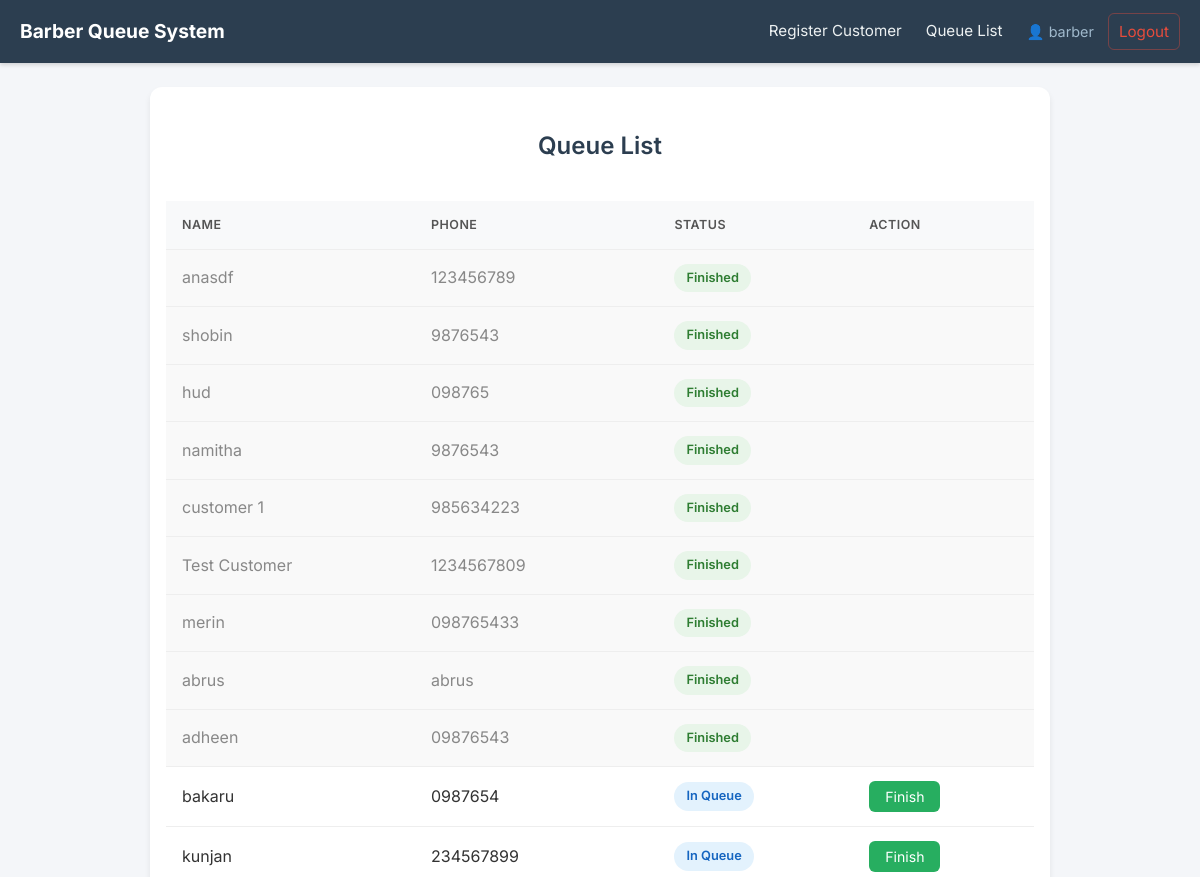
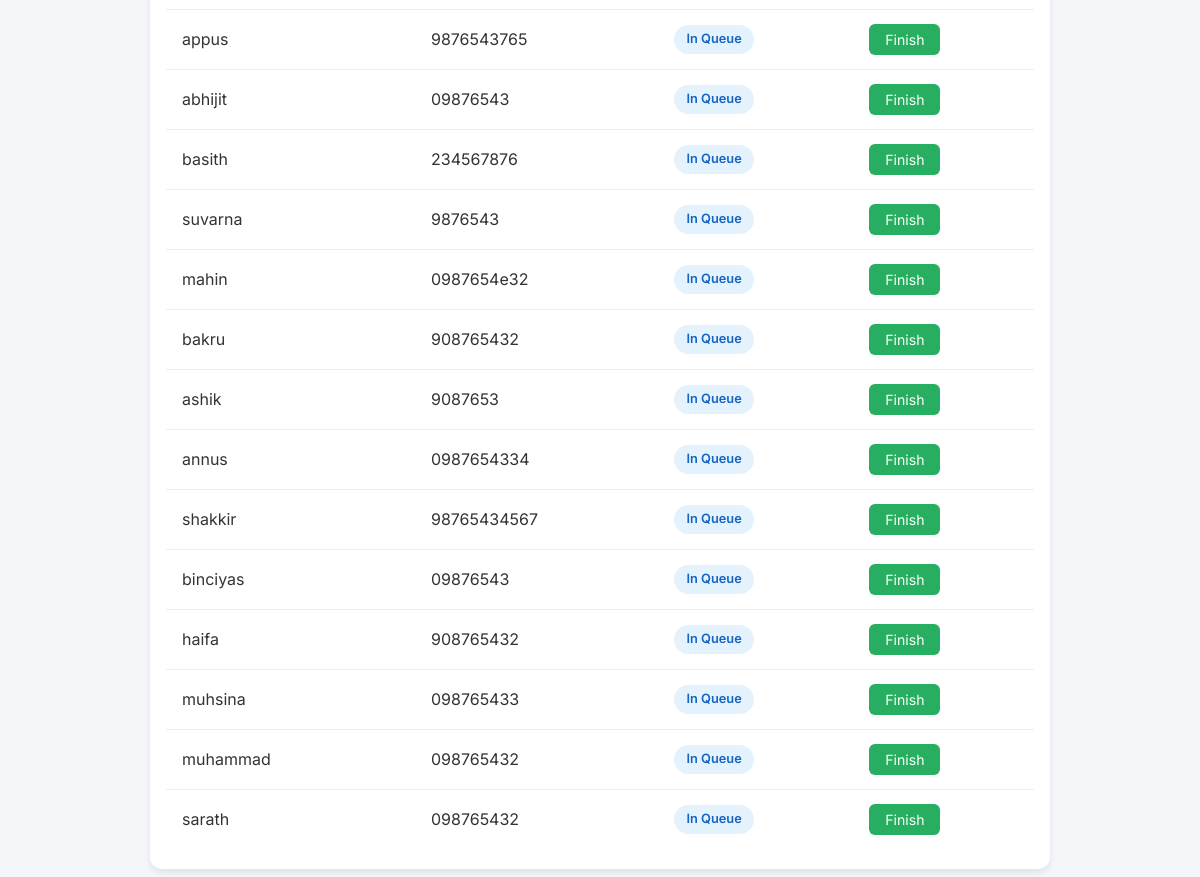
The app's page / (signed in) with its own data (2 pictures, top to bottom).
### queue_app/models.py (models this page shows, shortened)
class Customer(models.Model):
    name = models.CharField(max_length=100)
    phone = models.CharField(max_length=20)
    is_finished = models.BooleanField(default=False)
    created_at = models.DateTimeField(auto_now_add=True)

### queue_app/views.py (the view)
# urls.py: path('', views.queue_list_view, name='queue_list'),
def queue_list_view(request):
    customers = list(reversed(list(Customer.objects.order_by('-created_at')[:25])))
    return render(request, 'queue_app/list.html', {'customers': customers})

### queue_app/templates/queue_app/list.html (shortened to what this page needs)
{% extends 'queue_app/base.html' %}
{% block content %}
<div class="text-center">
    <h2>Queue List</h2>
</div>
<div class="table-wrapper desktop-table">
    <table>
        <thead>
            <tr>
                <th>Name</th>
                <th>Phone</th>
                <th>Status</th>
                {% if request.user.is_authenticated %}
                <th>Action</th>
                {% endif %}
            </tr>
        </thead>
        <tbody>
            {% for customer in customers %}
            <tr class="{% if customer.is_finished %}finished{% else %}in-queue{% endif %}">
                <td>{{ customer.name }}</td>
                <td>{{ customer.phone }}</td>
                <td>
                    {% if customer.is_finished %}
                    <span class="badge badge-finished">Finished</span>
                    {% else %}
                    <span class="badge badge-queue">In Queue</span>
                    {% endif %}
                </td>
                {% if request.user.is_authenticated %}
                <td>
                    {% if not customer.is_finished %}
                    <form method="post" action="{% url 'finish_customer' customer.id %}" style="display:inline;">
                        <button type="submit" class="btn btn-finish">Finish</button>
                    </form>
                    {% endif %}
                </td>
                {% endif %}
            </tr>
            {% endfor %}
        </tbody>
    </table>
</div>
{% endblock %}

### queue_app/templates/queue_app/base.html (shortened to what this page needs)
{% load static %}
<!DOCTYPE html>
<html lang="en">
<head>
    <link rel="stylesheet" href="{% static 'queue_app/css/style.css' %}">
</head>
<body>
    <nav class="navbar">
        <div class="brand">Barber Queue System</div>
        <div class="nav-links" id="navLinks">
            <a href="{% url 'register' %}">Register Customer</a>
            <a href="{% url 'queue_list' %}">Queue List</a>
            {% if request.user.is_authenticated %}
            <span class="nav-user">👤 {{ request.user.username }}</span>
            <form method="post" action="{% url 'barber_logout' %}" style="display:inline; margin:0;">
                <button type="submit" class="nav-logout-btn">Logout</button>
            </form>
            {% else %}
            <a href="{% url 'barber_login' %}" class="nav-login">Barber Login</a>
            {% endif %}
        </div>
    </nav>
    <div class="container">
        {% block content %}
        {% endblock %}
    </div>
</body>
</html>

### queue_app/static/queue_app/css/style.css (style rules this page uses)
*, *::before, *::after { box-sizing: border-box; }
body { font-family: 'Inter', sans-serif; background-color: #f4f6f9; color: #333; margin: 0; padding: 0; line-height: 1.6; }
h1, h2, h3 { margin-bottom: 16px; font-weight: 600; color: #2c3e50; }
a { text-decoration: none; color: inherit; }
.container { max-width: 900px; margin: 24px auto; padding: 20px 16px; background: white; box-shadow: 0 4px 6px rgba(0, 0, 0, 0.08); border-radius: 12px; }
.navbar { background-color: #2c3e50; padding: 0 20px; display: flex; justify-content: space-between; align-items: center; color: white; box-shadow: 0 2px 4px rgba(0, 0, 0, 0.15); position: relative; min-height: 60px; }
.navbar .brand { font-size: 1.2rem; font-weight: bold; padding: 16px 0; flex: 1; }
.nav-links { display: flex; align-items: center; flex-wrap: wrap; gap: 4px; }
.nav-links a, .nav-user { color: #ecf0f1; font-size: 0.95rem; padding: 8px 10px; border-radius: 6px; transition: background-color 0.2s; white-space: nowrap; }
.nav-logout-btn { background: none; border: 1px solid rgba(231, 76, 60, 0.4); color: #e74c3c; font-family: inherit; font-size: 0.95rem; padding: 8px 10px; border-radius: 6px; cursor: pointer; transition: background-color 0.2s; white-space: nowrap; }
.nav-user { color: #a0b9cc; font-size: 0.9rem; }
.btn { display: inline-block; padding: 10px 22px; background-color: #3498db; color: white; border: none; border-radius: 6px; cursor: pointer; font-size: 0.95rem; font-family: inherit; transition: background-color 0.25s, transform 0.15s; }
.btn-finish { background-color: #27ae60; padding: 7px 16px; font-size: 0.88rem; }
form { margin-top: 16px; }
.table-wrapper { width: 100%; overflow-x: auto; -webkit-overflow-scrolling: touch; border-radius: 8px; }
table { width: 100%; border-collapse: collapse; margin-top: 20px; min-width: 420px; }
th, td { padding: 14px 16px; text-align: left; border-bottom: 1px solid #eee; }
th { background-color: #f8f9fa; font-weight: 600; color: #555; text-transform: uppercase; font-size: 0.78rem; letter-spacing: 0.5px; }
tr:last-child td { border-bottom: none; }
tr.in-queue { background-color: #fff; }
tr.finished { background-color: #f9f9f9; color: #888; }
.badge { display: inline-block; padding: 4px 12px; border-radius: 20px; font-size: 0.8rem; font-weight: 600; }
.badge-queue { background-color: #e3f2fd; color: #1565c0; }
.badge-finished { background-color: #e8f5e9; color: #2e7d32; }
.text-center { text-align: center; }

### records on screen
Customer: name "anasdf", phone "123456789", is_finished "Finished"
Customer: name "shobin", phone "9876543", is_finished "Finished"
Customer: name "hud", phone "098765", is_finished "Finished"
Customer: name "namitha", phone "9876543", is_finished "Finished"
Customer: name "customer 1", phone "985634223", is_finished "Finished"
Customer: name "Test Customer", phone "1234567809", is_finished "Finished"
Customer: name "merin", phone "098765433", is_finished "Finished"
Customer: name "abrus", phone "abrus", is_finished "Finished"
Customer: name "adheen", phone "09876543", is_finished "Finished"
Customer: name "bakaru", phone "0987654", is_finished "In Queue"
Customer: name "kunjan", phone "234567899", is_finished "In Queue"
Customer: name "appus", phone "9876543765", is_finished "In Queue"
Customer: name "abhijit", phone "09876543", is_finished "In Queue"
Customer: name "basith", phone "234567876", is_finished "In Queue"
Customer: name "suvarna", phone "9876543", is_finished "In Queue"
Customer: name "mahin", phone "0987654e32", is_finished "In Queue"
Customer: name "bakru", phone "908765432", is_finished "In Queue"
Customer: name "ashik", phone "9087653", is_finished "In Queue"
Customer: name "annus", phone "0987654334", is_finished "In Queue"
Customer: name "shakkir", phone "98765434567", is_finished "In Queue"
Customer: name "binciyas", phone "09876543", is_finished "In Queue"
Customer: name "haifa", phone "908765432", is_finished "In Queue"
Customer: name "muhsina", phone "098765433", is_finished "In Queue"
Customer: name "muhammad", phone "098765432", is_finished "In Queue"
Customer: name "sarath", phone "098765432", is_finished "In Queue"

### other values on screen
{{ request.user.username }} "barber"
